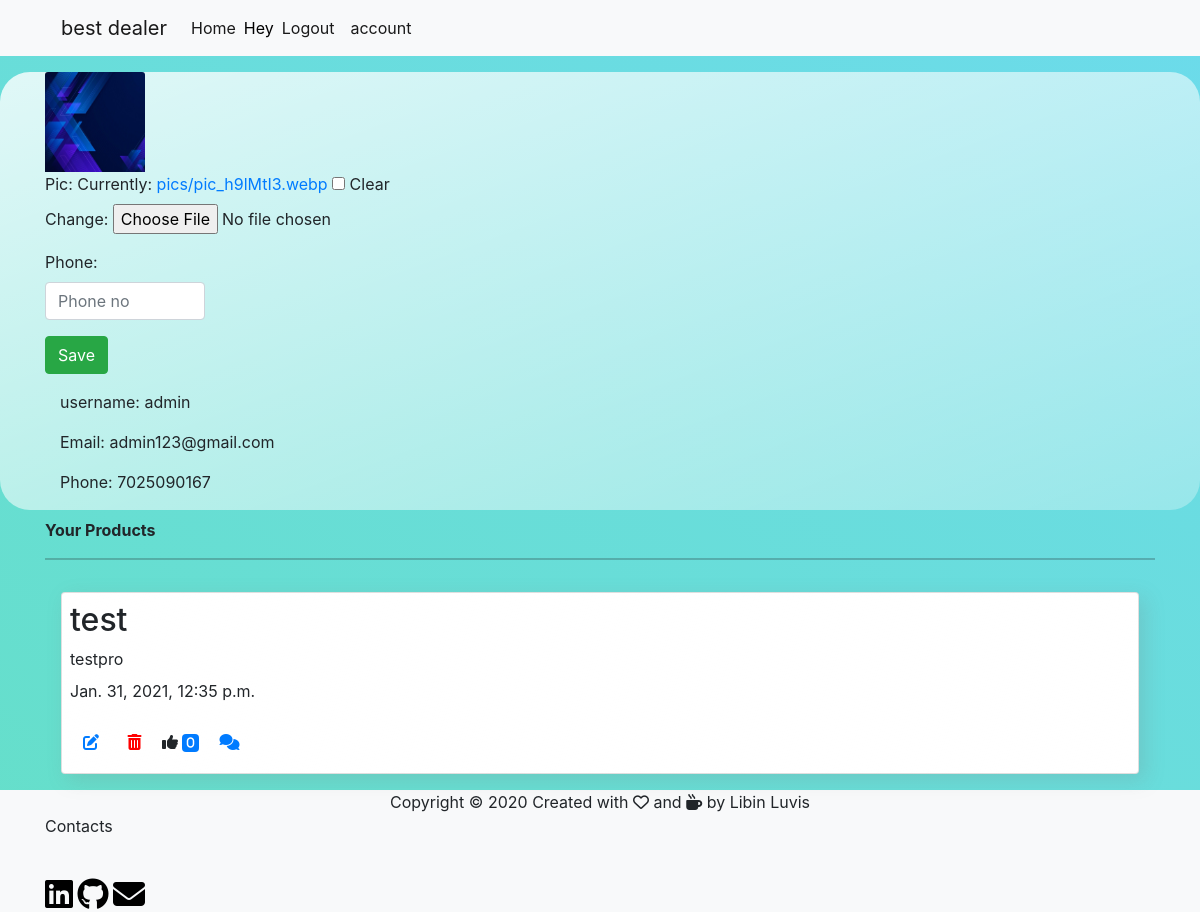
The page /accounts (signed in) on the database its author committed.
### home/models.py (models this page shows, shortened)
class userprofile(models.Model):
    user=models.OneToOneField(User,null=True,on_delete=models.CASCADE)
    pic=models.ImageField(upload_to='pics',null=True,blank=True)

class userphone(models.Model):
    user=models.OneToOneField(User,null=True,on_delete=models.CASCADE)
    phone=models.TextField(max_length=50,null=True,blank=True)

class image(models.Model):
    img = models.ImageField(upload_to='pics', null=True, blank=True)
    name = models.TextField(max_length=100)
    pro_type = models.TextField(max_length=250)
    pro_con=models.TextField(max_length=100)
    pro_Loc=models.TextField(max_length=200)
    pro_price=models.IntegerField()
    likes=models.ManyToManyField(User,related_name="pro_likes")
    auther=models.ForeignKey(User,on_delete=models.CASCADE,default=1,related_name='post_likes')
    created=models.DateTimeField(auto_now_add=True)
    updated=models.DateTimeField(auto_now=True)
    latitude=models.FloatField(blank=True,null=True)
    logitude=models.FloatField(blank=True,null=True)
    def __str__(self):
        return self.name

### home/views.py (the view)
# urls.py: path('accounts',views.accounts,name="account"),
@login_required(login_url="login")
def accounts(request):
    from .models import image
    users = image.objects.all()
    pics=userprofile.objects.all()
    customer = request.user.userprofile
    form = customerForm(instance=customer)
    phoneform=PhoneForm()
    form =customerForm(request.POST,request.FILES,instance=customer)
    if request.is_ajax():
        if form.is_valid():
            form.save()
            return JsonResponse({'message':'success'})
    context={'users':users,'form':form,'pics':pics,'phoneform':phoneform}
    return render(request,'account.html',context)

### home/forms.py
class customerForm(forms.ModelForm):
    class Meta:
        model=userprofile
        fields = [
            'pic',
        ]

class PhoneForm(forms.ModelForm):
    class Meta:
        model=userphone
        fields = [
            'phone',
        ]
        widgets={
            'phone':forms.TextInput(attrs={'class':'form-control','row':1,'col':40,'style':'width:10rem','placeholder':'Phone no'})
        }

### templates/account.html (shortened to what this page needs)
 {% load static %}
<!DOCTYPE html>
<html lang="en">
<head>
    <link href="https://cdn.jsdelivr.net/npm/bootstrap@5.0.0-beta1/dist/css/bootstrap.min.css" rel="stylesheet">
    <link rel="stylesheet" href="{% static 'css/style1.css' %}" type="text/css" media="all" />
</head>
<body>
    {% include 'header.html' %}
    <main>
    <div class="glass">
    <div class="profile">
      <div class="user">
        <div class="container">
          <div class="row">
            <div class="col-md-12 col-12">
              <div class="class" id="image-box">
              {% for i in pics%}
              {% if user.id == i.user.id %}
              {% if i.pic %}
                <img
                src="{{request.user.userprofile.pic.url}}"
                class="card-img-top"
                alt="..."
                style="width: 100px; height: 100px"
                 />
                  {% endif %}
                  {% endif %}
                  {% endfor %}
                </div>
                 <form action="" id="sample">
                   {{form.as_p}}
                  </form>
                  <form action="accountphone" method="POST">
                    {{phoneform.as_p}}
                    <button class="btn btn-success mb-2" type="submit">Save</button>
                  </form>
                  <div class="container">
                  <p>username: {{user.username}}</p>
                  <p>Email: {{user.email}}</p>
                  <p>Phone: {{request.user.userphone.phone}}</p>
                  </div>
            </div>
          </div>
        </div>
      </div>
    </div>
    </div>
        <div class="container">
            <div class="row">
                <div class="col-md-12 col-12 mt-2">
                    <strong>Your Products</strong><hr>
                </div>
            </div>
        </div>
         <div class="container">
         <div class="row">
           <div class="col-md-12 col-12">
            <div class="pro">
              {%for val in users%}
              {% if user.id == val.auther.id %}
            <div class="card">
              <div class="card-info">
                <h2 class="m-2">{{val}}</h2>
                <p class="m-2">{{val.pro_type}}</p>
                <p class="m-2">{{val.created}}</p>
                <div class="btn">
                  <a href="{% url 'edit' val.id %}">
                  <i class="fas fa-edit m-2"></i>
                  </a>
                  <a href="{% url 'remove' val.id  %}">
                      <i class="fas fa-trash-alt m-3"></i>
                  </a>
                  <i class="fas fa-thumbs-up"> <span class="badge bg-primary">{{val.likes.count}}</span></i>
                  <a href="{% url 'messages' val.id %}">
                    <i class="fas fa-comments m-3"></i>
                  </a>
                </div>
              </div>
            </div>
            {% endif %}
            {% endfor %}
          </div>
           </div>
         </div>
       </div>
    </main>
    {% include 'fotter.html' %}
</body>
</html>

### static/css/style1.css (style rules this page uses)
* { margin: 0px; padding: 0px; box-sizing: border-box; }
body { background: linear-gradient(to right top, #65dfc9, #6cdbeb); }
.glass { display: flex; align-items: center; justify-content: center; }
.profile { background: white; margin-top: 1rem; width: 100%; border-radius: 30px; background: linear-gradient( to right bottom, rgba(255, 255, 255, 0.8), rgba(255, 255, 255, 0.3) ); }
.card { border-radius: 20px; margin: 1rem; background: linear-gradient( to right bottom, rgba(255, 255, 255, 0.8), rgba(255, 255, 255, 0.3) ); box-shadow: 6px 6px 20px rgba(122, 122, 122, 0.212); }
.fa-trash-alt { color:red; }
main { min-height: calc(100vh - 56px - 82px); }

### templates/account.html (style rules this page uses)
main { min-height: calc(100vh - 56px - 122px); }

### rows shown on the page
userprofile: user.userprofile.pic (picture)
image: name "test", pro_type "testpro", created "Jan. 31, 2021, 12:35 p.m.", likes.count "0"

### other values the page prints
{{ user.username }} "admin"
{{ user.email }} "admin123@gmail.com"
{{ request.user.userphone.phone }} "7025090167"
